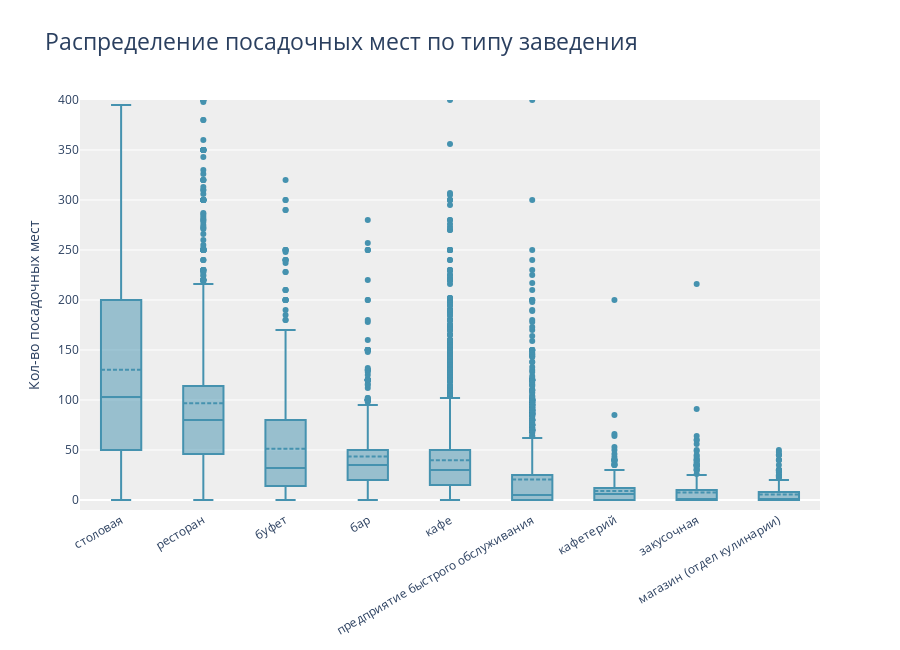

Write notebook code for a chart like this one.
### Code cell
fig = go.Figure()

for object_type in rest_number_count_2['object_type']:
    fig.add_trace(go.Box(y=rest_data.loc[rest_data['object_type'] == object_type,'number'],
                         name=object_type,
                         boxpoints='outliers',
                         boxmean=True,
                         marker_color='#4592af'
                        )
             )

fig.update_layout(title='Распределение посадочных мест по типу заведения',
                  title_font_size=23,
                  height=650,
                  plot_bgcolor='#eeeeee',
                  yaxis_title='Кол-во посадочных мест',
                  xaxis_tickangle=-30,
                  showlegend=False,
                  yaxis_range=[-10,400]
                 )

### Figure 1 — Plotly figure (JSON) as saved in the notebook; plotly's stock layout.template omitted (floating-point values rounded to 4 significant figures; data arrays with more than 128 entries replaced by an {"elided": "..."} marker saying what was removed)
{"data": [{"boxmean": true, "boxpoints": "outliers", "marker": {"color": "#4592af"}, "name": "столовая", "type": "box", "y": {"elided": "2587 int values"}}, {"boxmean": true, "boxpoints": "outliers", "marker": {"color": "#4592af"}, "name": "ресторан", "type": "box", "y": {"elided": "2285 int values"}}, {"boxmean": true, "boxpoints": "outliers", "marker": {"color": "#4592af"}, "name": "буфет", "type": "box", "y": {"elided": "585 int values"}}, {"boxmean": true, "boxpoints": "outliers", "marker": {"color": "#4592af"}, "name": "бар", "type": "box", "y": {"elided": "856 int values"}}, {"boxmean": true, "boxpoints": "outliers", "marker": {"color": "#4592af"}, "name": "кафе", "type": "box", "y": {"elided": "6099 int values"}}, {"boxmean": true, "boxpoints": "outliers", "marker": {"color": "#4592af"}, "name": "предприятие быстрого обслуживания", "type": "box", "y": {"elided": "1923 int values"}}, {"boxmean": true, "boxpoints": "outliers", "marker": {"color": "#4592af"}, "name": "кафетерий", "type": "box", "y": {"elided": "398 int values"}}, {"boxmean": true, "boxpoints": "outliers", "marker": {"color": "#4592af"}, "name": "закусочная", "type": "box", "y": {"elided": "360 int values"}}, {"boxmean": true, "boxpoints": "outliers", "marker": {"color": "#4592af"}, "name": "магазин (отдел кулинарии)", "type": "box", "y": {"elided": "273 int values"}}], "layout": {"height": 650, "plot_bgcolor": "#eeeeee", "showlegend": false, "title": {"font": {"size": 23}, "text": "Распределение посадочных мест по типу заведения"}, "xaxis": {"tickangle": -30}, "yaxis": {"range": [-10, 400], "title": {"text": "Кол-во посадочных мест"}}}}
